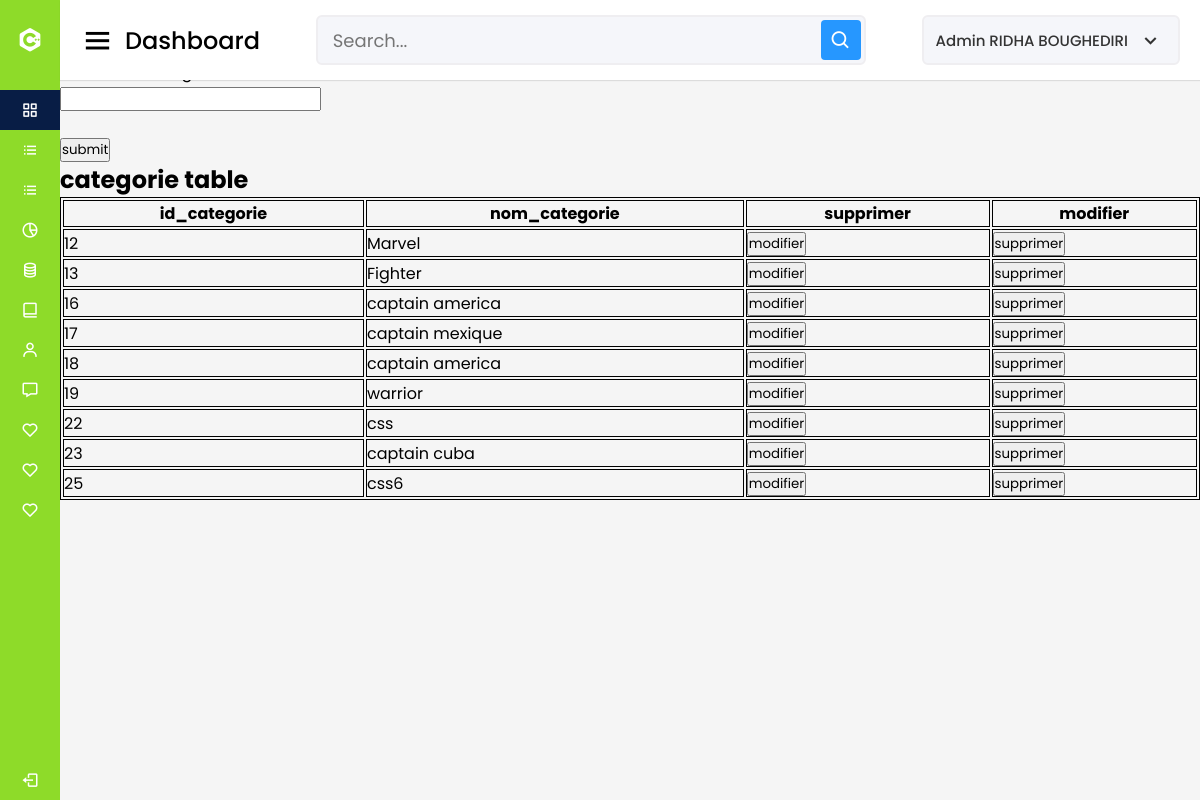
Before: /show/displaytablecategorie.php with the older database file.
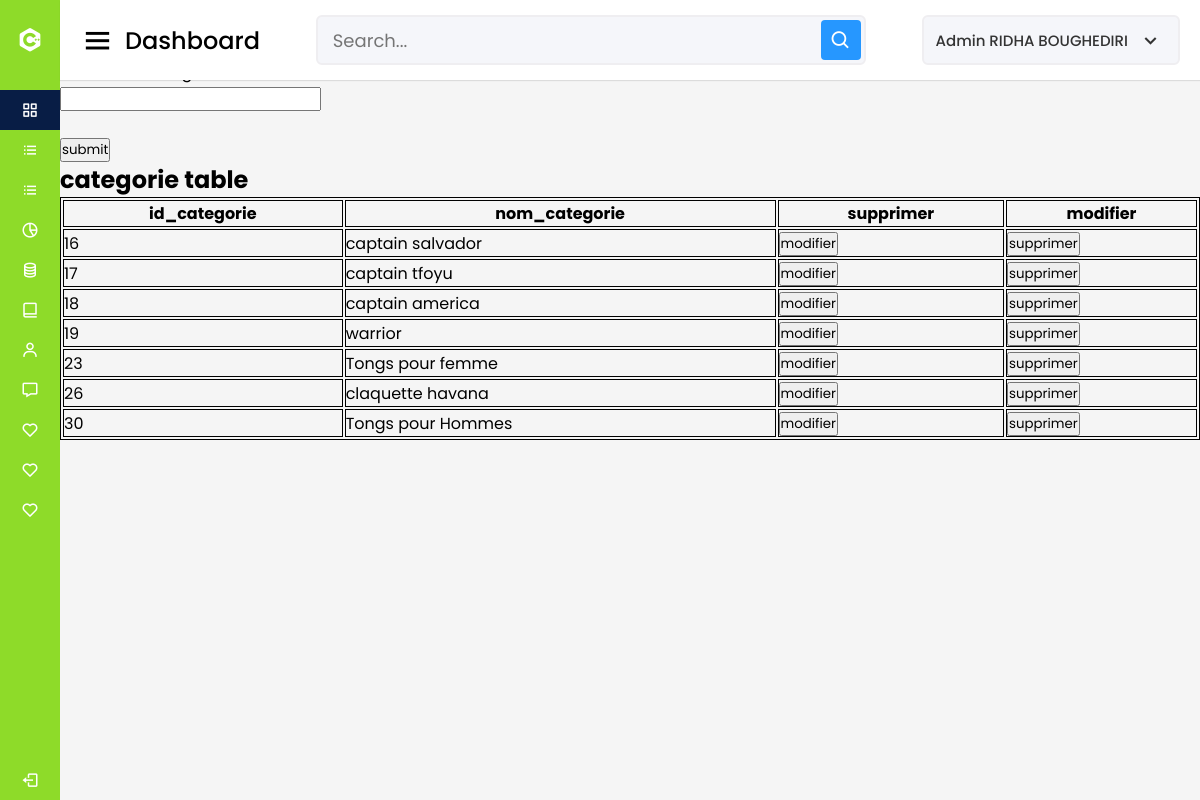
After: the same page with the newer database file.
### tables this page shows
CREATE TABLE `categories` (
  `id_categorie` int(11) NOT NULL,
  `nom_categorie` varchar(225) NOT NULL
);

### classes/database.class.php (called while the page is built)
<?php
class DataBase{
    private $host="localhost";
    private $username="root";
    private $dbname="rb_shop";
    private $pswd="";
    public function connect() {
        $dsn = 'mysql:host='.$this->host.';dbname='.$this->dbname;
        $pdo = new PDO($dsn, $this->username, $this->pswd);
        $pdo->setAttribute(PDO::ATTR_DEFAULT_FETCH_MODE, PDO::FETCH_ASSOC);
        return $pdo;
      }
}
?>

### classes/categorie.class.php (called while the page is built, shortened)
<?php
class Categorie extends DataBase{
    public function getCate(){
      $sql = "SELECT * FROM categories";
      $stmt = $this->connect()->prepare($sql);
      $stmt->execute();
      while($result = $stmt->fetchAll()) {
        return $result;
      }
    }
  }
?>

### show/displaytablecategorie.php (the view, shortened to what this page needs)
<?php
require_once("../adminhtmlcss/slideadmin.php");
require_once("../adminhtmlcss/barreadmin.php");
require_once("../adminhtmlcss/footeradmin.php");
echo " <br>";
?>
<!DOCTYPE html>
<html>
<body>
  <h2>CATEGORIE Forms</h2>
  <form method="POST">
    <label for="lname">nom de la categorie:</label><br>
    <input type="text" name="nom_categorie" value=""><br><br>
    <input type="submit" name="submit" value="submit">
  </form>
  <h2>categorie table</h2>
  <table style="width:100%">
    <tr>
      <th>id_categorie</th>
      <th>nom_categorie</th>
      <th>supprimer</th>
      <th>modifier</th>
    </tr>
    <?php $categories = new Categorie(); ?>
    <?php if ($categories->getCate()) : ?>
      <?php foreach ($categories->getCate() as $categorie) : ?>
        <tr>
          <td><?= $categorie["id_categorie"] ?></td>
          <td><?= $categorie["nom_categorie"]  ?></td>
          <td> <a href="../editer/editercategorie.php? id=<?= $categorie['id_categorie']?>"><button>modifier</button></a> </td>
          <td><a href="displaytablecategorie.php? id=<?= $categorie['id_categorie']?>&send=del" ><button>supprimer</button></a></td>
        <?php endforeach; ?>
      <?php else : ?>
      <?php endif; ?>
        </tr>
  </table>
</body>
</html>

### adminhtmlcss/slideadmin.php (shortened to what this page needs)
<!DOCTYPE html>
<html lang="en" dir="ltr">
<head>
    <link rel="stylesheet" href="style.css">
    <link href='https://unpkg.com/boxicons@2.0.7/css/boxicons.min.css' rel='stylesheet'>
</head>
<body>
    <div class="sidebar" >
        <div class="logo-details">
            <i class='bx bxl-c-plus-plus'></i>
            <span class="logo_name">boisson au choix</span>
        </div>
        <ul class="nav-links">
            <li>
                <a href="#" class="active">
                    <i class='bx bx-grid-alt'></i>
                    <span class="links_name">tableau de bord</span>
                </a>
            </li>
            <li>
                <a href="./affichageaddproduct.php">
                    <i class='bx bx-list-ul'></i>
                    <span class="links_name">Produit</span>
                </a>
            </li>
            <li>
                <a href="./displaytableproduit.php">
                    <i class='bx bx-list-ul'></i>
                    <span class="links_name">Table produits</span>
                </a>
            </li>
            <li>
                <a href="#">
                    <i class='bx bx-pie-chart-alt-2'></i>
                    <span class="links_name">Statistique</span>
                </a>
            </li>
            <li>
                <a href="#">
                    <i class='bx bx-coin-stack'></i>
                    <span class="links_name">Stock</span>
                </a>
            </li>
            <li>
                <a href="#">
                    <i class='bx bx-book-alt'></i>
                    <span class="links_name">Total ACHAT</span>
                </a>
            </li>
            <li>
                <a href="#">
                    <i class='bx bx-user'></i>
                    <span class="links_name">Clients</span>
                </a>
            </li>
            <li>
                <a href="./displaytableproduit.php">
                    <i class='bx bx-message'></i>
                    <span class="links_name">Produit</span>
                </a>
            </li>
            <li>
                <a href="./displaytablecouleur.php">
                    <i class='bx bx-heart'></i>
                    <span class="links_name">La couleur</span>
                </a>
            </li>
            <li>
                <a href="./displaytablecategorie.php">
                    <i class='bx bx-heart'></i>
                    <span class="links_name">Categorie</span>
                </a>
            </li>
            <li>
                <a href="./displaysubcategorie.php">
                    <i class='bx bx-heart'></i>
                    <span class="links_name">Sous-Categorie</span>
                </a>
            </li>
            <li class="log_out">
                <a href="#">
                    <i class='bx bx-log-out'></i>
                    <span class="links_name">Deconnexion</span>
                </a>
            </li>
        </ul>
    </div>

### adminhtmlcss/barreadmin.php (shortened to what this page needs)
<!DOCTYPE html>
<html lang="en" dir="ltr">
<head>
    <link href='https://unpkg.com/boxicons@2.0.7/css/boxicons.min.css' rel='stylesheet'>
</head>
<body>
<section class="home-section">
        <nav>
            <div class="sidebar-button">
                <i class='bx bx-menu sidebarBtn'></i>
                <span class="dashboard">Dashboard</span>
            </div>
            <div class="search-box">
                <input type="text" placeholder="Search...">
                <i class='bx bx-search'></i>
            </div>
            <div class="profile-details">
                <span class="admin_name">Admin RIDHA BOUGHEDIRI</span>
                <i class='bx bx-chevron-down'></i>
            </div>
        </nav>

### adminhtmlcss/footeradmin.php (shortened to what this page needs)
<!DOCTYPE html>
<html lang="en" dir="ltr">
<head>
    <link rel="stylesheet" href="style.css">
    <link href='https://unpkg.com/boxicons@2.0.7/css/boxicons.min.css' rel='stylesheet'>
</head>
<body>
</body>
</html>

### show/style.css (style rules this page uses)
* { margin: 0; padding: 0; box-sizing: border-box; font-family: 'Poppins', sans-serif; }
.sidebar { position: fixed; height: 100%; width: 240px; background: #8edb29; transition: all 0.5s ease; }
.sidebar .logo-details { height: 80px; display: flex; align-items: center; }
.sidebar .logo-details i { font-size: 28px; font-weight: 500; color: #fff; min-width: 60px; text-align: center }
.sidebar .logo-details .logo_name { color: #fff; font-size: 24px; font-weight: 500; }
.sidebar .nav-links { margin-top: 10px; }
.sidebar .nav-links li { position: relative; list-style: none; height: 40px; }
.sidebar .nav-links li a { height: 100%; width: 100%; display: flex; align-items: center; text-decoration: none; transition: all 0.4s ease; }
.sidebar .nav-links li a.active { background: #081D45; }
.sidebar .nav-links li i { min-width: 60px; text-align: center; font-size: 18px; color: #fff; }
.sidebar .nav-links li a .links_name { color: #fff; font-size: 15px; font-weight: 400; white-space: nowrap; }
.sidebar .nav-links .log_out { position: absolute; bottom: 0; width: 100%; }
.home-section { position: relative; background: #f5f5f5; min-height: 100vh; width: calc(100% - 240px); left: 240px; transition: all 0.5s ease; }
.home-section nav { display: flex; justify-content: space-between; height: 80px; background: #fff; display: flex; align-items: center; position: fixed; width: calc(100% - 240px); left: 240px; z-index: 100; padding: 0 20px; box-shadow: 0 1px 1px rgba(0, 0, 0, 0.1); transition: all 0.5s ease; }
.home-section nav .sidebar-button { display: flex; align-items: center; font-size: 24px; font-weight: 500; }
nav .sidebar-button i { font-size: 35px; margin-right: 10px; }
.home-section nav .search-box { position: relative; height: 50px; max-width: 550px; width: 100%; margin: 0 20px; }
nav .search-box input { height: 100%; width: 100%; outline: none; background: #F5F6FA; border: 2px solid #EFEEF1; border-radius: 6px; font-size: 18px; padding: 0 15px; }
nav .search-box .bx-search { position: absolute; height: 40px; width: 40px; background: #2697FF; right: 5px; top: 50%; transform: translateY(-50%); border-radius: 4px; line-height: 40px; text-align: center; color: #fff; font-size: 22px; transition: all 0.4 ease; }
.home-section nav .profile-details { display: flex; align-items: center; background: #F5F6FA; border: 2px solid #EFEEF1; border-radius: 6px; height: 50px; min-width: 190px; padding: 0 15px 0 2px; }
nav .profile-details .admin_name { font-size: 15px; font-weight: 500; color: #333; margin: 0 10px; white-space: nowrap; }
nav .profile-details i { font-size: 25px; color: #333; }
@media (max-width: 1240px) { .sidebar { width: 60px; } }
@media (max-width: 1240px) { .home-section { width: calc(100% - 60px); left: 60px; } }
@media (max-width: 1240px) { .home-section nav { width: calc(100% - 60px); left: 60px; } }
table, th, td { border: 1px solid black; }

### show/displaytablecategorie.php (style rules this page uses)
table, th, td { border: 1px solid black; }

Changed rows visible on the page:
removed categories: id_categorie "12", nom_categorie "Marvel"
removed categories: id_categorie "13", nom_categorie "Fighter"
removed categories: id_categorie "22", nom_categorie "css"
removed categories: id_categorie "25", nom_categorie "css6"
changed categories id 16: nom_categorie "captain america" → "captain salvador"
changed categories id 17: nom_categorie "captain mexique" → "captain tfoyu"
changed categories id 23: nom_categorie "captain cuba" → "Tongs pour femme"
added categories: id_categorie "26", nom_categorie "claquette havana"
added categories: id_categorie "30", nom_categorie "Tongs pour Hommes"
